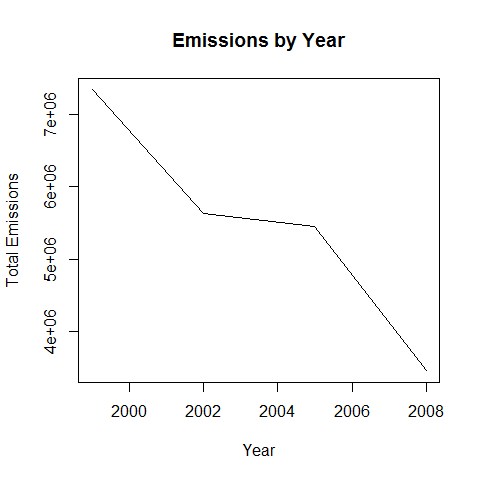

Source code (R):
NEI_sum <- aggregate(Emissions ~ year, NEI, sum)
plot(NEI_sum$year, NEI_sum$Emissions, type="l")
plot(NEI_sum$year, NEI_sum$Emissions, type="l", xlab="Year", ylab="Total Emissions")
title("Emissions by Year")
